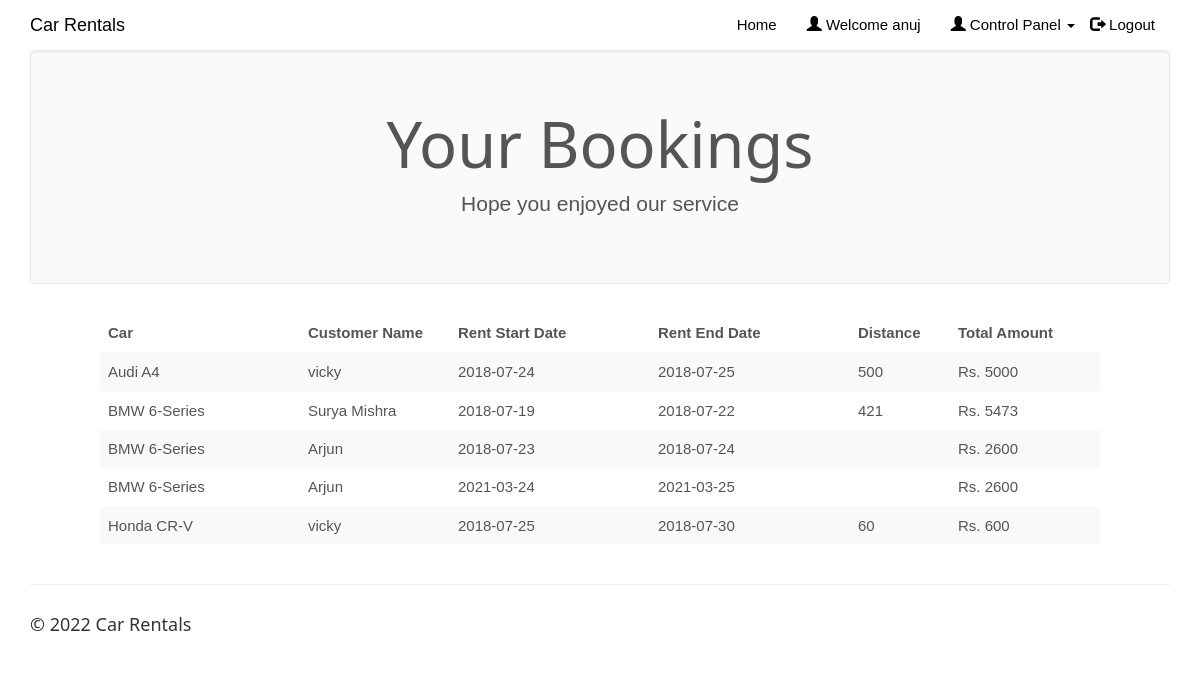
The app's page /clientview.php (signed in) with its own data.
### tables this page shows
CREATE TABLE `rentedcars` (
  `id` int(100) NOT NULL,
  `customer_username` varchar(50) NOT NULL,
  `car_id` int(20) NOT NULL,
  `driver_id` int(20) NOT NULL,
  `booking_date` date NOT NULL,
  `rent_start_date` date NOT NULL,
  `rent_end_date` date NOT NULL,
  `car_return_date` date DEFAULT NULL,
  `fare` double NOT NULL,
  `charge_type` varchar(25) NOT NULL DEFAULT 'days',
  `distance` double DEFAULT NULL,
  `no_of_days` int(50) DEFAULT NULL,
  `total_amount` double DEFAULT NULL,
  `return_status` varchar(10) NOT NULL
);

CREATE TABLE `cars` (
  `car_id` int(20) NOT NULL,
  `car_name` varchar(50) NOT NULL,
  `car_nameplate` varchar(50) NOT NULL,
  `car_img` varchar(50) DEFAULT 'NA',
  `ac_price` float NOT NULL,
  `non_ac_price` float NOT NULL,
  `ac_price_per_day` float NOT NULL,
  `non_ac_price_per_day` float NOT NULL,
  `car_availability` varchar(10) NOT NULL
);

CREATE TABLE `customers` (
  `customer_username` varchar(50) NOT NULL,
  `customer_name` varchar(50) NOT NULL,
  `customer_phone` varchar(15) NOT NULL,
  `customer_email` varchar(25) NOT NULL,
  `customer_address` varchar(50) NOT NULL,
  `customer_password` varchar(20) NOT NULL
);

### clientview.php (the view, shortened to what this page needs)
<!DOCTYPE html>
<html>
<?php
$conn = Connect();
?>
<head>
<link rel="stylesheet" href="assets/bootstrap/css/bootstrap.min.css">
<link rel="stylesheet" href="assets/fonts/font-awesome.min.css">
<link rel="stylesheet" href="assets/w3css/w3.css">
<link rel="stylesheet" type="text/css" href="assets/css/customerlogin.css">
<link rel="stylesheet" type="text/css" media="screen" href="assets/css/clientpage.css" />
</head>
<body id="page-top" data-spy="scroll" data-target=".navbar-fixed-top">
    <nav class="navbar navbar-custom navbar-fixed-top" role="navigation" style="color: black">
        <div class="container">
            <div class="navbar-header">
                <a class="navbar-brand page-scroll" href="index.php">
                   Car Rentals </a>
            </div>
            <?php
                if(isset($_SESSION['login_client'])){
            ?>
            <div class="collapse navbar-collapse navbar-right navbar-main-collapse">
                <ul class="nav navbar-nav">
                    <li>
                        <a href="index.php">Home</a>
                    </li>
                    <li>
                        <a href="#"><span class="glyphicon glyphicon-user"></span> Welcome <?php echo $_SESSION['login_client']; ?></a>
                    </li>
                    <li>
                    <ul class="nav navbar-nav navbar-right">
            <li><a href="#" class="dropdown-toggle active" data-toggle="dropdown" role="button" aria-haspopup="true" aria-expanded="false"><span class="glyphicon glyphicon-user"></span> Control Panel <span class="caret"></span> </a>
            </li>
          </ul>
                    </li>
                    <li>
                        <a href="logout.php"><span class="glyphicon glyphicon-log-out"></span> Logout</a>
                    </li>
                </ul>
            </div>
            <?php
                }
                ?>
        </div>
    </nav>
<?php $login_client = $_SESSION['login_client'];
    $sql1 = "SELECT * FROM rentedcars rc, clientcars cc, customers c, cars WHERE cc.client_username = '$login_client' AND cc.car_id = rc.car_id AND rc.return_status = 'R' AND c.customer_username = rc.customer_username AND cc.car_id = cars.car_id";
    $result1 = $conn->query($sql1);
    if (mysqli_num_rows($result1) > 0) {
?>
<div class="container">
      <div class="jumbotron">
        <h1 class="text-center">Your Bookings</h1>
        <p class="text-center"> Hope you enjoyed our service </p>
      </div>
    </div>
    <div class="table-responsive" style="padding-left: 100px; padding-right: 100px;" >
<table class="table table-striped">
  <thead class="thead-dark">
<tr>
<th width="20%">Car</th>
<th width="15%">Customer Name</th>
<th width="20%">Rent Start Date</th>
<th width="20%">Rent End Date</th>
<th width="10%">Distance</th>
<th width="15%">Total Amount</th>
</tr>
</thead>
<?php
        while($row = mysqli_fetch_assoc($result1)) {
?>
<tr>
<td><?php echo $row["car_name"]; ?></td>
<td><?php echo $row["customer_name"]; ?></td>
<td><?php echo $row["rent_start_date"] ?></td>
<td><?php echo $row["rent_end_date"]; ?></td>
<td><?php echo $row["distance"]; ?></td>
<td>Rs. <?php echo $row["total_amount"]; ?></td>
</tr>
<?php        } ?>
                </table>
                </div>
            <?php
        } ?>
</body>
<footer class="site-footer">
        <div class="container">
            <hr>
            <div class="row">
                <div class="col-sm-6">
                    <h5>© <?php echo date("Y"); ?> Car Rentals</h5>
                </div>
            </div>
        </div>
    </footer>
</html>

### faq/assets/w3css/w3.css (style rules this page uses)
*,*:before,*:after { box-sizing:inherit }
html { -ms-text-size-adjust:100%;-webkit-text-size-adjust:100% }
body { margin:0 }
article,aside,details,figcaption,figure,footer,header,main,menu,nav,section,summary { display:block }
a { background-color:transparent;-webkit-text-decoration-skip:objects }
hr { box-sizing:content-box;height:0;overflow:visible }
html,body { font-family:Verdana,sans-serif;font-size:15px;line-height:1.5 }
html { overflow-x:hidden }
h1 { font-size:36px }
h5 { font-size:18px }
h1,h2,h3,h4,h5,h6 { font-family:"Segoe UI",Arial,sans-serif;font-weight:400;margin:10px 0 }
hr { border:0;border-top:1px solid #eee;margin:20px 0 }
a { color:inherit }

### assets/css/customerlogin.css (style rules this page uses)
body, html { height: 100%; }
body { padding-top: 50px; background-size: 100%; }
footer { display: block; }

### records on screen
rentedcars: car.car_name "Audi A4", customer_username.customer_name "vicky", rent_start_date "2018-07-24", rent_end_date "2018-07-25", distance "500", total_amount "5000"
rentedcars: car.car_name "BMW 6-Series", customer_username.customer_name "Surya Mishra", rent_start_date "2018-07-19", rent_end_date "2018-07-22", distance "421", total_amount "5473"
rentedcars: car.car_name "BMW 6-Series", customer_username.customer_name "Arjun", rent_start_date "2018-07-23", rent_end_date "2018-07-24", total_amount "2600"
rentedcars: car.car_name "BMW 6-Series", customer_username.customer_name "Arjun", rent_start_date "2021-03-24", rent_end_date "2021-03-25", total_amount "2600"
rentedcars: car.car_name "Honda CR-V", customer_username.customer_name "vicky", rent_start_date "2018-07-25", rent_end_date "2018-07-30", distance "60", total_amount "600"

### other values on screen
$_SESSION['login_client'] "anuj"
